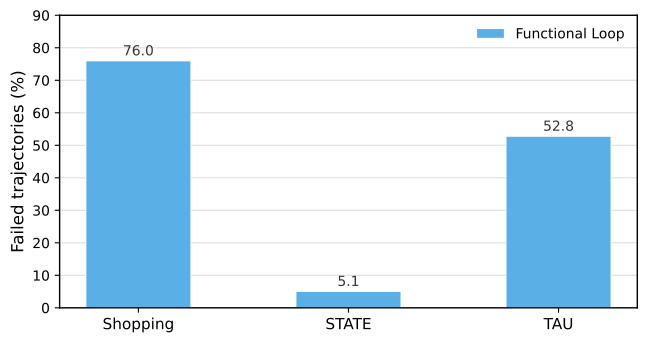

Reproduce this figure in Python.
from __future__ import annotations

from pathlib import Path

import matplotlib.pyplot as plt
import numpy as np

OUT = Path(__file__).resolve().parent

# Fixed source data from:
# D:\baseline\agent_eval\results\functional_loop_analysis\cross_benchmark\error_trajectory_fl_20260727\anyfl_error_all_by_benchmark_deepseek_flash_state_aligned_invalid_as_failure.csv
# Metric: Functional Loop rate among failed trajectories (%).
BENCHMARKS = ["Shopping", "STATE", "TAU"]
FUNCTIONAL_LOOP_RATE = [75.980392, 5.050505, 52.789700]


def main() -> None:
    plt.rcParams.update({
        "font.family": "DejaVu Sans",
        "font.size": 10,
        "axes.linewidth": 1.0,
        "pdf.fonttype": 42,
        "ps.fonttype": 42,
        "figure.dpi": 300,
        "savefig.dpi": 300,
    })

    fig, ax = plt.subplots(figsize=(6.8, 3.8), constrained_layout=False)
    x = np.arange(len(BENCHMARKS))
    bars = ax.bar(
        x,
        FUNCTIONAL_LOOP_RATE,
        width=0.50,
        color="#5AB0E6",
        edgecolor="white",
        linewidth=0.7,
        label="Functional Loop",
    )

    for bar, value in zip(bars, FUNCTIONAL_LOOP_RATE):
        ax.text(
            bar.get_x() + bar.get_width() / 2,
            value + 0.8,
            f"{value:.1f}",
            ha="center",
            va="bottom",
            fontsize=10,
            color="#333333",
        )

    ax.set_xticks(x)
    ax.set_xticklabels(BENCHMARKS, fontsize=11)
    ax.set_ylabel("Failed trajectories (%)", fontsize=12)
    ax.set_ylim(0, 90)
    ax.grid(axis="y", color="#DDDDDD", linewidth=0.8)
    ax.set_axisbelow(True)
    ax.spines["top"].set_visible(True)
    ax.spines["right"].set_visible(True)
    ax.spines["left"].set_linewidth(1.0)
    ax.spines["bottom"].set_linewidth(1.0)
    ax.legend(frameon=False, fontsize=10, loc="upper right")
    fig.subplots_adjust(left=0.13, right=0.98, top=0.95, bottom=0.18)

    fig.savefig(OUT / "图3.png", bbox_inches="tight")
    fig.savefig(OUT / "图3.pdf", bbox_inches="tight")
    plt.close(fig)


if __name__ == "__main__":
    main()
